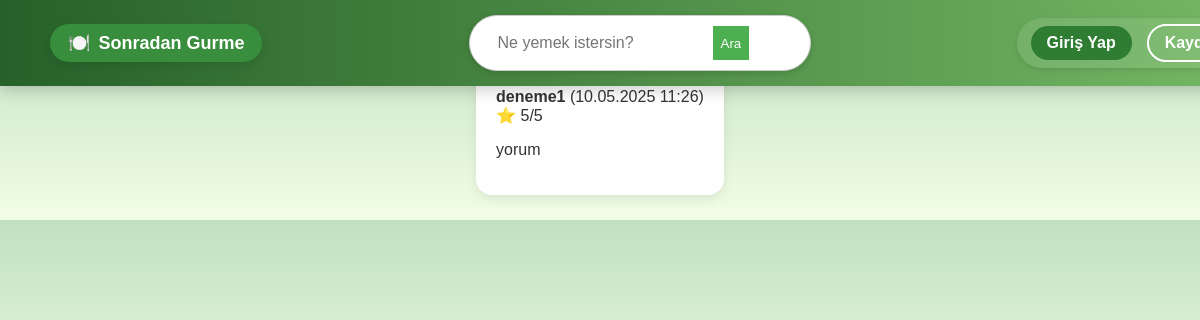
Page /sgapp/yorumlar/ on the earlier database version.
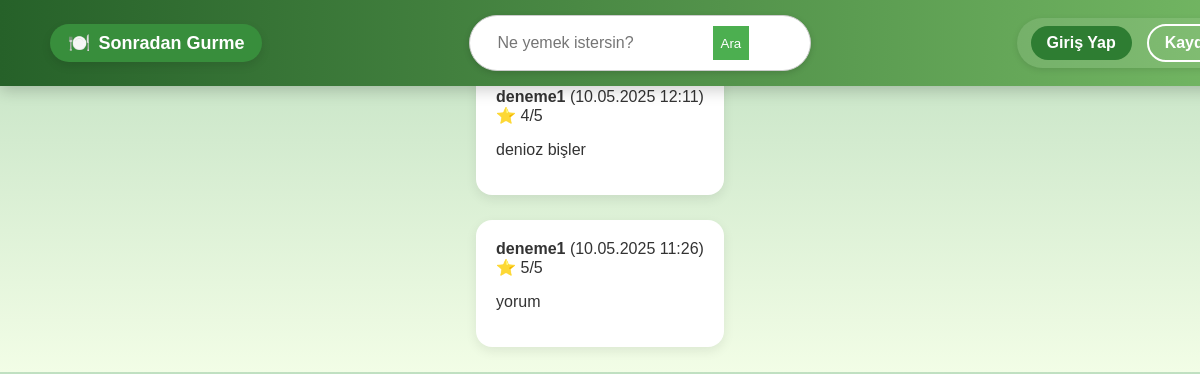
Same page on the later database version.
### sgapp/models.py (models this page shows, shortened)
class Review(models.Model):
    RATING_CHOICES = [(i, str(i)) for i in range(1, 6)]
    user = models.ForeignKey(User, on_delete=models.CASCADE)
    restaurant = models.ForeignKey('Restaurant', on_delete=models.CASCADE)  # 👈 Tırnak içinde!
    comment = models.TextField()
    rating = models.IntegerField(choices=RATING_CHOICES)
    created_at = models.DateTimeField(auto_now_add=True)
    status = models.CharField(max_length=20, choices=[
        ('pending', 'Bekliyor'),
        ('approved', 'Onaylandı'),
        ('rejected', 'Reddedildi')
    ], default='pending')

class User(AbstractUser):
    ROLE_CHOICES = (
        ('normal', 'Normal Kullanıcı'),
        ('gurme', 'Gurme'),
        ('moderator', 'Moderatör'),
    )
    role = models.CharField(max_length=10, choices=ROLE_CHOICES, default='normal')
    bio = models.TextField(blank=True)
    profile_picture = models.ImageField(upload_to='profiles/', null=True, blank=True)
    favorite_dish = models.CharField(max_length=100, blank=True, null=True)

### sgapp/views.py (the view)
# urls.py: path('yorumlar/', views.yorumlar_view, name='yorumlar'),
def yorumlar_view(request):
    yorumlar = Review.objects.filter(status='approved').order_by('-created_at')
    return render(request, 'yorumlar.html', {'yorumlar': yorumlar})

### sgapp/context_processors.py (called while the page is built, shortened)
def moderator_bildirimler(request):
    return {}

### templates/yorumlar.html
{% extends "base.html" %}
{% block content %}
<h2>📝 Yorumlar</h2>
{% if yorumlar %}
    {% for yorum in yorumlar %}
        <div class="yorum-karti">
            <strong>{{ yorum.user.username }}</strong>
            <span>({{ yorum.created_at|date:"d.m.Y H:i" }})</span><br>
            ⭐ {{ yorum.rating }}/5<br>
            <p>{{ yorum.comment }}</p>
        </div>
    {% endfor %}
{% else %}
    <p>Henüz onaylı yorum bulunamadı.</p>
{% endif %}
{% endblock %}

Differences in the rows shown:
added Review: user.username "deneme1", created_at "10.05.2025 12:11", rating "4", comment "denioz bişler"
